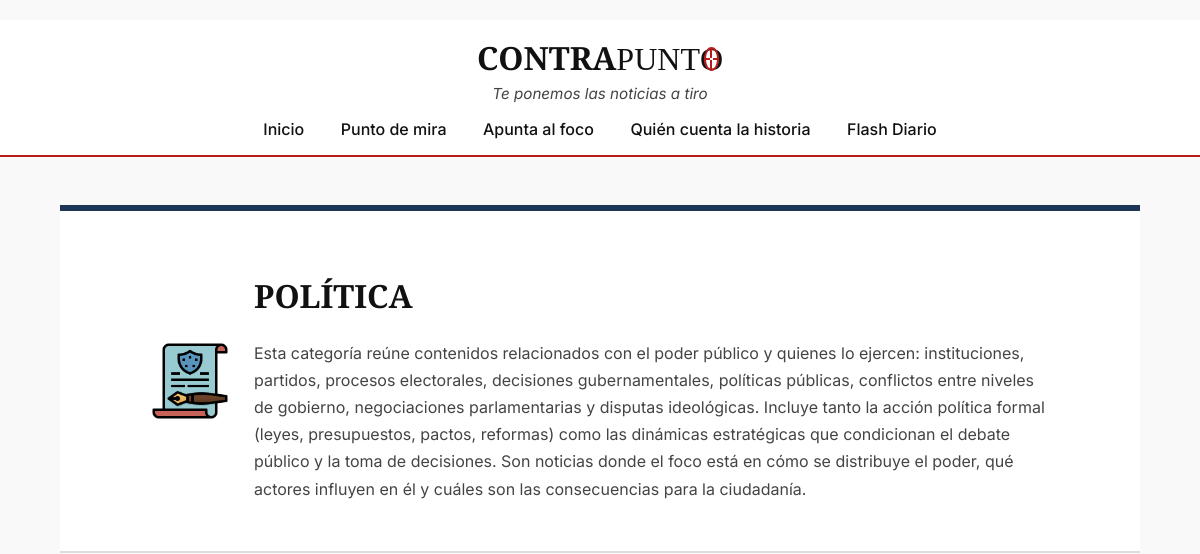
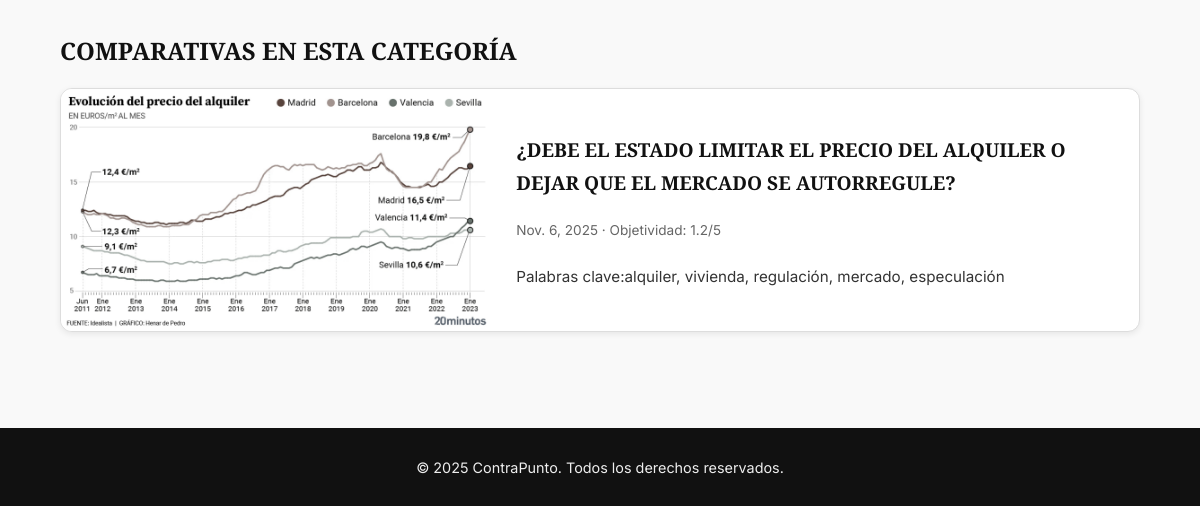
The page /categoria/2/ on the database as committed earlier (2 pictures, top to bottom).
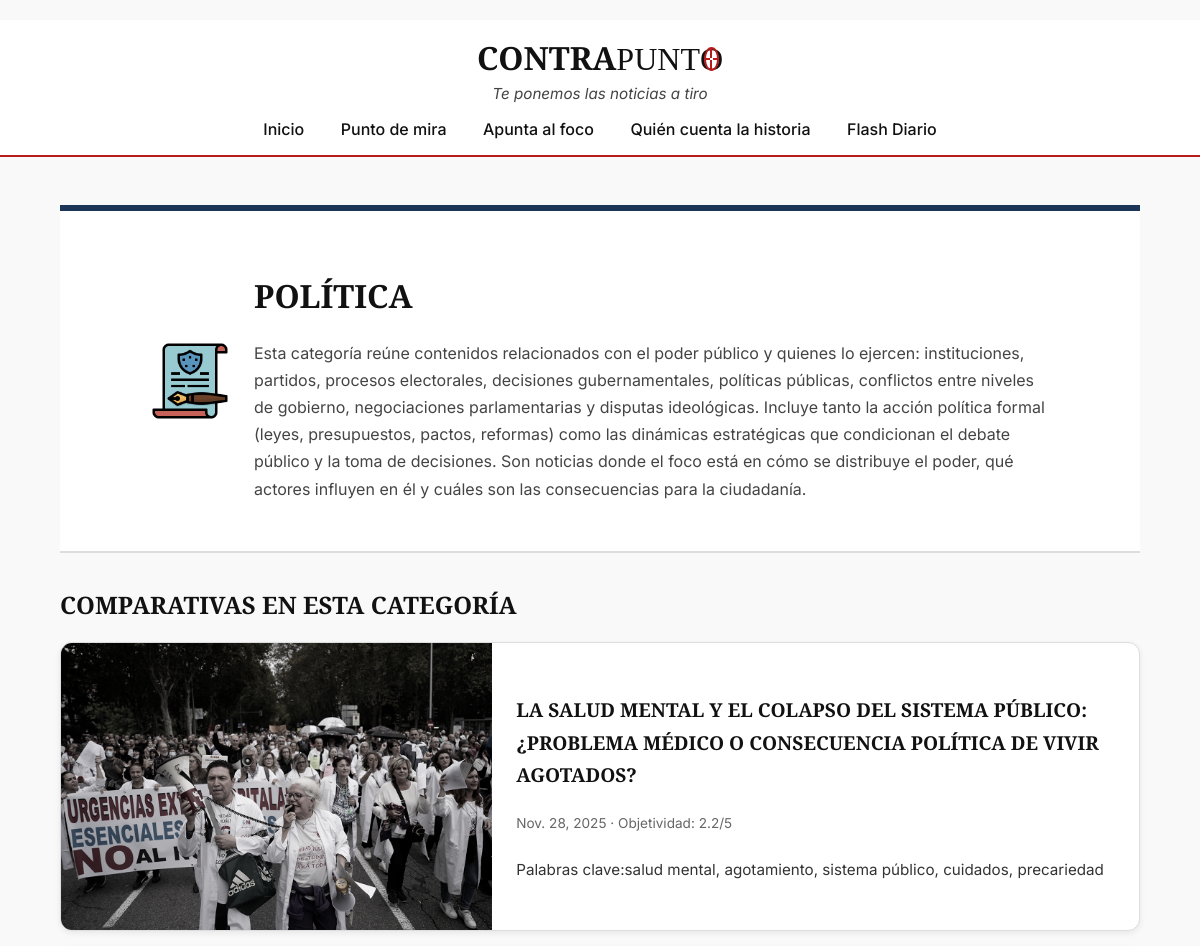
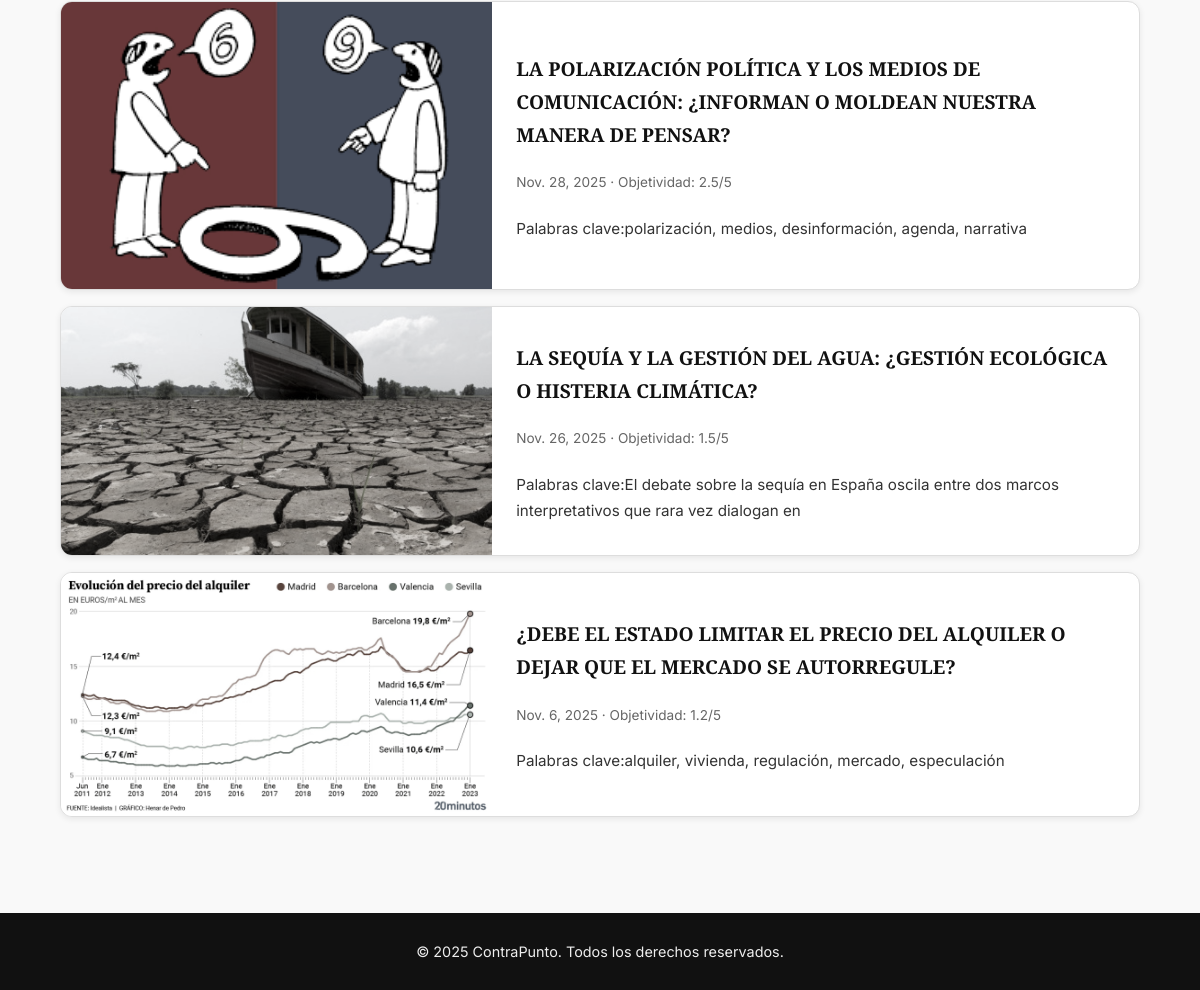
The same page on the database as committed later (2 pictures, top to bottom).
### appContraPunto/models.py (models this page shows, shortened)
class Categoria(models.Model):
    nombre = models.CharField(max_length=100)
    descripcion = models.TextField()
    icono = models.ImageField(upload_to='img', blank=True, null=True, verbose_name='Image')
    color = models.CharField(max_length=20, default="#cccccc")

class Comparativa(models.Model):
    titulo = models.CharField(max_length=200)
    claves = models.CharField(max_length=100)
    fecha = models.DateField(auto_now_add=True)
    categoria = models.ManyToManyField(Categoria)
    contenido = models.TextField()
    objetividad = models.FloatField(null=True, blank=True)
    imagen = models.ImageField(upload_to='img', blank=True, null=True, verbose_name='Image')
    destacada = models.BooleanField(default=False)

### appContraPunto/views.py (the view)
# urls.py: path('categoria/<int:pk>/', CategoriaDetailView.as_view(), name='categoria'),
class CategoriaDetailView(DetailView):
    model = Categoria
    template_name = 'categoria_detail.html'
    context_object_name = 'categoria'
    def get_context_data(self, **kwargs):
        context = super(CategoriaDetailView, self).get_context_data(**kwargs)
        context['comparativas_relacionadas'] = (
            Comparativa.objects.filter(categoria = self.object)
            .order_by('-fecha')
            )
        return context

### appContraPunto/templates/categoria_detail.html
﻿{% extends "base.html" %}
{% load static %}
{% block styles %}
<link rel="stylesheet" href="{% static 'css/estilos_detalle.css' %}" />
{% endblock %}
{% block content %}
<section class="categoria_header" style="border-top: 6px solid {{ categoria.color }}">
    <div class="categoria_info">
        {% if categoria.icono %}
        <img alt="{{ categoria.nombre }}" src="{{categoria.icono.url}}" class="icono_categoria_detalle">
        {% endif %}
        <div>
            <h1>{{ categoria.nombre }}</h1>
            <p>{{ categoria.descripcion }}</p>
        </div>
    </div>
</section>
<section class="comparativa_categoria">
    <h2>Comparativas en esta Categoría</h2>
    <div class="carrusel">
        {% for comp in comparativas_relacionadas %}
        <a href="{% url 'comparativa' comp.id %}" class="card_horizontal">
            {% if comp.imagen %}
            <img alt="{{ comp.titulo }}" src="{{comp.imagen.url}}">
            {% endif %}
            <div>
                <h3>{{ comp.titulo }}</h3>
                <p class="meta">
                    <span>{{ comp.fecha }}</span> ·
                    <span>Objetividad: {{ comp.objetividad|floatformat:1 }}/5</span>
                </p>
                <p>Palabras clave:{{ comp.claves }}</p>
            </div>
        </a>
        {% endfor %}
    </div>
</section>
{% endblock %}

### appContraPunto/templates/base.html (shortened to what this page needs)
﻿{% load static %}
<!DOCTYPE html>
<html lang="es">
<head>
    <link rel="stylesheet" href="{% static 'css/estilos_base.css' %}" />
    {% block styles %}
    {% endblock %}
</head>
    <body>
        <header class="cabecera">
            <div class="container">
                <a class="brand" href="{% url 'home' %}">
                    <span class="contra">CONTRA</span><span class="punto">PUNT<span class="mirilla">O</span></span>
                </a>
                <p class="eslogan">Te ponemos las noticias a tiro</p>
                <nav class="navegador">
                    <a href="{% url 'home' %}">Inicio</a>
                    <a href="{% url 'comparativas' %}">Punto de mira</a>
                    <a href="{% url 'categorias' %}">Apunta al foco</a>
                    <a href="{% url 'medios' %}">Quién cuenta la historia</a>
                    <a href="{% url 'encuesta_flash' %}">Flash Diario</a>
                </nav>
            </div>
        </header>
        <main id="contenido" class="container">
            {% block content %}
            {% endblock %}
        </main>
        <footer class="pie_de_pagina">
            <div class="container">
                <p>&copy; 2025 ContraPunto. Todos los derechos reservados.</p>
            </div>
        </footer>
    </body>
</html>

### appContraPunto/static/css/estilos_base.css (style rules this page uses)
:root { --acento: #b71c1c; --mirilla-grosor: 0.07em; --mirilla-gap: 0.05em; }
body { font-family: 'Inter', sans-serif; background-color: #f9f9f9; color: #111; margin: 0; padding: 0; }
.container { width: 90%; max-width: 1200px; margin: 0 auto; }
.cabecera { background-color: #fff; border-bottom: 2px solid #b71c1c; padding: 1rem 0; text-align: center; }
.brand { text-decoration: none; font-family: 'Merriweather', serif; font-size: 2rem; color: #111; }
.contra { font-weight: 700; }
.punto { font-weight: 300; position: relative; }
.mirilla { position: relative; display: inline-block; line-height: 1; color: #111; }
.mirilla::after { content: ""; position: absolute; inset: 0.12em; border: var(--mirilla-grosor) solid var(--acento); border-radius: 50%; pointer-events: none; background: linear-gradient(var(--acento), var(--acento)) no-repeat, linear-gradient(var(--acento), var(--acento)) no-repeat, linear-gradient(var(--acento), var(--acento)) no-repeat, linear-gradient(var(--acento), var(--acento)) no-repeat; background-size: var(--mirilla-grosor) calc(55% - var(--mirilla-gap)), var(--mirilla-grosor) calc(55% - var(--mirilla-gap)), calc(55% - var(--mirilla-gap)) var(--mirilla-grosor), calc(55% - var(--mirilla-gap)) var(--mirilla-grosor); background-position: center 0%, center 100%, 0% center, 100% center; }
.eslogan { font-size: 0.95rem; color: #444; margin-top: 0.3rem; font-style: italic; }
.navegador { margin-top: 1rem; }
.navegador a { margin: 0 1rem; text-decoration: none; color: #111; font-weight: 500; transition: color 0.3s ease; }
main { padding: 3rem 0; line-height: 1.7; }
h1, h2, h3, h4 { font-family: 'Merriweather', serif; text-transform: uppercase; margin-bottom: 1rem; }
img { filter: grayscale(100%); transition: filter 0.5s ease; }
.pie_de_pagina { background-color: #111; color: #eee; text-align: center; padding: 1rem 0; margin-top: 3rem; font-size: 0.9rem; }

### appContraPunto/static/css/estilos_detalle.css (style rules this page uses)
:root { --acento: #b71c1c; }
.categoria_header { background-color: #fff; border-bottom: 2px solid #ddd; padding: 2rem 0; margin-bottom: 2rem; }
.categoria_info { display: flex; align-items: center; gap: 1.5rem; max-width: 900px; margin: 0 auto; }
.icono_categoria_detalle { width: 80px; height: 80px; object-fit: contain; filter: grayscale(30%); }
.categoria_info h1 { font-family: 'Merriweather', serif; font-size: 2rem; margin-bottom: 0.5rem; }
.categoria_info p { font-size: 1rem; color: #444; }
.carrusel { display: flex; flex-direction: column; gap: 1rem; margin-top: 1rem; }
.card_horizontal { display: flex; background-color: #fff; border: 1px solid #ddd; border-radius: 12px; overflow: hidden; box-shadow: 0 2px 6px rgba(0,0,0,0.08); transition: transform 0.3s ease, box-shadow 0.3s ease; }
.card_horizontal:visited, .card_horizontal:link, .card_horizontal:active { text-decoration: none; color: inherit; }
.card_horizontal img { width: 40%; object-fit: cover; filter: grayscale(80%); transition: filter 0.4s ease, transform 0.4s ease; }
.card_horizontal div { padding: 1rem 1.5rem; flex: 1; display: flex; flex-direction: column; justify-content: center; }
.card_horizontal h3 { font-family: 'Merriweather', serif; font-size: 1.2rem; margin-bottom: 0.4rem; }
.card_horizontal .meta { font-size: 0.85rem; color: #666; margin-bottom: 0.4rem; }
.card_horizontal p { font-size: 0.95rem; color: #333; }

Rows that differ between the two databases and show on the page:
added Comparativa: imagen (picture), titulo "LA SALUD MENTAL Y EL COLAPSO DEL SISTEMA PÚBLICO: ¿PROBLEMA MÉDICO O CONSECUENCIA POLÍTICA DE VIVIR AGOTADOS?", fecha "Nov. 28, 2025", objetividad "2.2", claves "salud mental, agotamiento, sistema público, cuidados, precariedad"
added Comparativa: imagen (picture), titulo "LA POLARIZACIÓN POLÍTICA Y LOS MEDIOS DE COMUNICACIÓN: ¿INFORMAN O MOLDEAN NUESTRA MANERA DE PENSAR?", fecha "Nov. 28, 2025", objetividad "2.5", claves "polarización, medios, desinformación, agenda, narrativa"
added Comparativa: imagen (picture), titulo "LA SEQUÍA Y LA GESTIÓN DEL AGUA: ¿GESTIÓN ECOLÓGICA O HISTERIA CLIMÁTICA?", fecha "Nov. 26, 2025", objetividad "1.5", claves "El debate sobre la sequía en España oscila entre dos marcos interpretativos que rara vez dialogan en"
